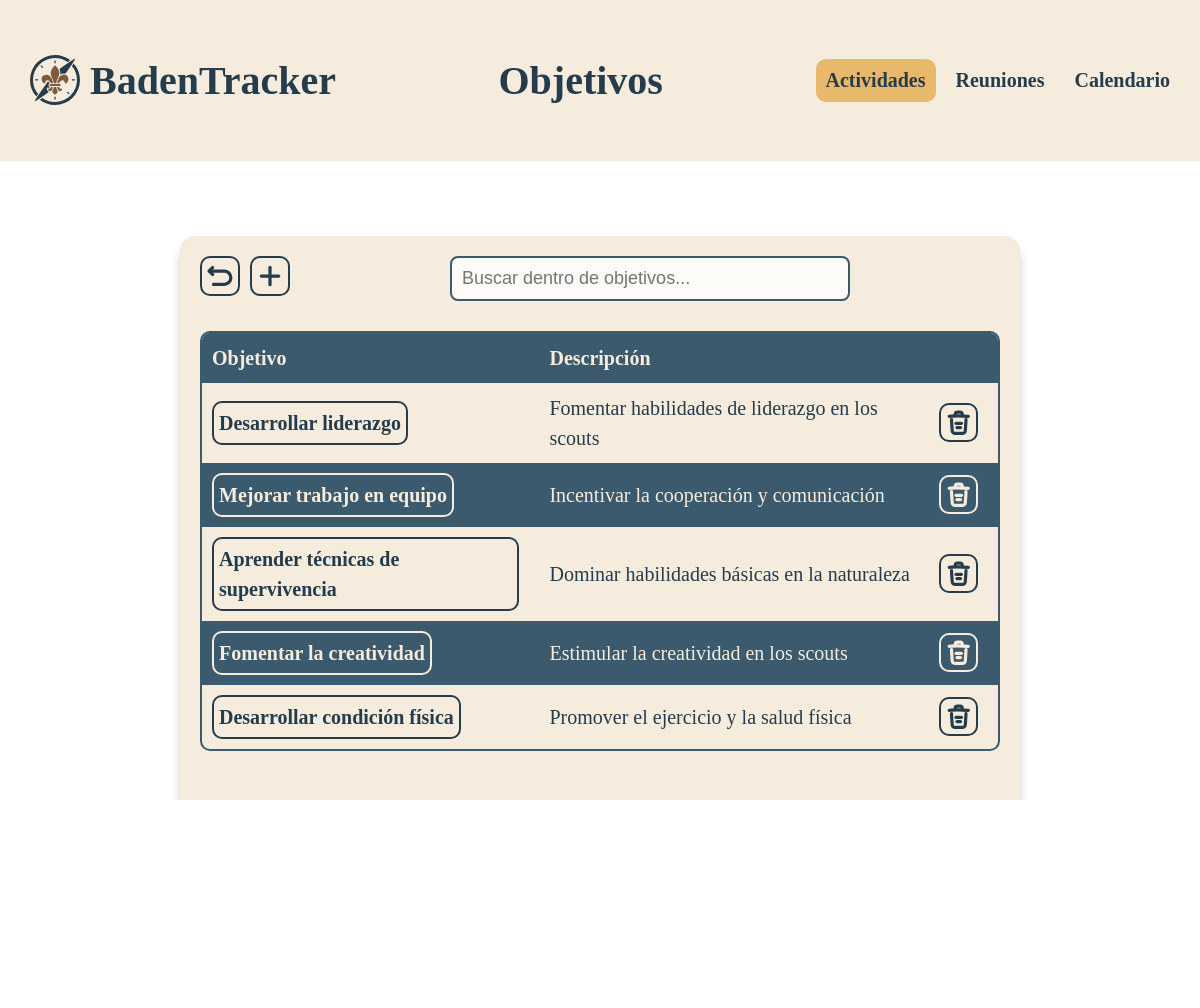
The page /actividades/objetivos/index.php on the database its author committed.
### tables this page shows
CREATE TABLE IF NOT EXISTS obj(  
    obj_id      int         NOT NULL PRIMARY KEY AUTO_INCREMENT COMMENT 'Primary Key',
    obj_name    varchar(50) NOT NULL UNIQUE                     COMMENT 'Objective Name',
    obj_desc    varchar(255)                                    COMMENT 'Objective Description'
);

### .res/funct/funct.php (called while the page is built, shortened)
<?php
function linkDB ():mysqli  {
    $servername = "localhost";
    $database = "badentracker";
    $username = "bt";
    $password = "BadenTracker2025*";
    return new mysqli($servername, $username, $password, $database);
}
?>

### actividades/objetivos/index.php (the view, shortened to what this page needs)
<?php
require "../../.res/funct/funct.php";
include "../../.res/templates/header.php";
$sql = "
SELECT
    obj.obj_id,
    obj.obj_name,
    obj.obj_desc
FROM obj
";
$query = linkDB() -> query($sql);
?>
<main>
    <a class="but align-left" href="../" title="Volver a Actividades">
    </a>
    <a class="but align-left" href="new" with="50px" aling="left" title="Nuevo objetivo">
        <svg width="400" height="400" viewBox="0 0 12 12" xmlns="http://www.w3.org/2000/svg">
        <path
            d="m 2,6 h 8"
            stroke-width="1.5"
            stroke-linecap="round"
            stroke-linejoin="round"
            id="path1" />
        <path
            d="M 6,10 V 2"
            stroke-width="1.5"
            stroke-linecap="round"
            stroke-linejoin="round"
            id="path2" />
        </svg>
    </a>
    <input type="text" id="searchInput" placeholder="Buscar dentro de objetivos..." class="search-input">
    <br><br>
    <table class="table-main">
        <tr>
            <th data-sortable="true">Objetivo</th>
            <th data-sortable="true">Descripción</th>
            <th></th>
        </tr>
        <?php if ($query->num_rows > 0) {
            while ($row = $query->fetch_assoc()) {
                echo "<tr>";
                echo
                    "<td>
                        <a class=but2  href='objetivo?id=" . $row["obj_id"] . "' title='Editar " . $row["obj_name"] . "'>" .
                            $row["obj_name"] .
                            "</a>
                    </td>";
                echo "<td>" . $row["obj_desc"] . "</td>";
                ?>
                <td>
                    <a class="but align-left" href="objetivo/delete.php?id=<?php echo $row["obj_id"];?> " title="Borrar objetivo" onclick="return confirm('¿Estás seguro de que deseas borrar este objetivo?');">
                    </a>
                </td>
                <?php
                echo "</tr>";
            }
        } else {
            echo "<tr><td colspan='7'>No hay objetivos disponibles.</td></tr>";
        } ?>
    </table>
</main>
<?php
include "../../.res/templates/footer.php";
?>

### .res/css/styles.css (style rules this page uses)
:root { --color001: #f5ecddff; --color002: #253c4cff; --color003: #7d5b3eff; --color004: #3c5a6eff; --color005: #a64e2aff; --color006: #e8b86bff; --color006D: #ba9356ff; --trans: #00000033; }
* { box-sizing: border-box; }
html, body { height: 100%; width: 100%; margin: 0; padding: 0; overflow-x: hidden; }
main { margin: 20px auto; width: 70%; padding: 20px; background-color: var(--color001); border-radius: 15px; color: var(--color002); font-size: 20px; line-height: 1.5; text-align: center; box-shadow: 0 10px 10px var(--trans); margin-top: 75px; margin-bottom: 75px; min-height: 75%; }
.but { align-items: center; display: inline-flex; vertical-align: middle; border: 2px solid var(--color002); border-radius: 10px; text-decoration: none; color: var(--color002); stroke: var(--color002); padding: 5px; min-width: 30px; justify-content: center; margin: 0 10px 0 0; font-weight: bold; max-width: 40px; max-height: 40px; }
.but2 { align-items: center; display: inline-flex; vertical-align: middle; border: 2px solid var(--color002); border-radius: 10px; text-decoration: none; color: var(--color002); stroke: var(--color002); padding: 5px; min-width: 30px; justify-content: center; margin: 0 10px 0 0; font-weight: bold; }
.align-left { float: left; margin-left: 0; }
.but svg { height: 100%; width: 100%; }
.table-main { border: 2px solid var(--color004); border-collapse: separate; border-spacing: 0; border-radius: 10px; overflow: hidden; width: 100%; font-size: 20px; line-height: 1.5; text-align: left; vertical-align: middle; }
.table-main tr:nth-child(odd) { background-color: var(--color004); color: var(--color001); }
.table-main tr:nth-child(odd) .but { stroke: var(--color001); border: 2px solid var(--color001); color: var(--color001); }
.table-main tr:nth-child(odd) .but2 { stroke: var(--color001); border: 2px solid var(--color001); color: var(--color001); }
.table-main td, th { padding: 10px; }
input { width: 50%; padding: 10px; border: 2px solid var(--color004); border-radius: 8px; background-color: #ffffffcc; color: var(--color002); font-size: 18px; }

### rows shown on the page
obj: obj_name "Desarrollar liderazgo", obj_desc "Fomentar habilidades de liderazgo en los scouts"
obj: obj_name "Mejorar trabajo en equipo", obj_desc "Incentivar la cooperación y comunicación"
obj: obj_name "Aprender técnicas de supervivencia", obj_desc "Dominar habilidades básicas en la naturaleza"
obj: obj_name "Fomentar la creatividad", obj_desc "Estimular la creatividad en los scouts"
obj: obj_name "Desarrollar condición física", obj_desc "Promover el ejercicio y la salud física"

### other values the page prints
$title "Objetivos"
